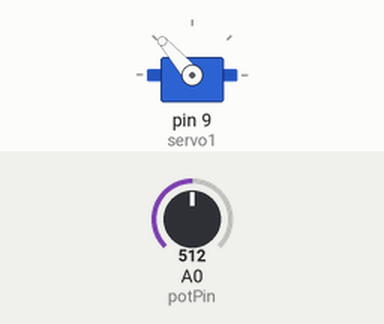
This sketch was run on a simulated Arduino Uno, built with avr-gcc and run on an emulated ATmega328P. Shown: servo. The inputs (shaded band) are chosen by the test bench; at power-on: A0 (potPin) = 512.

Above: at 1.2 s.
1.3 s: A0 (potPin) set to 716
At 2.4 s:
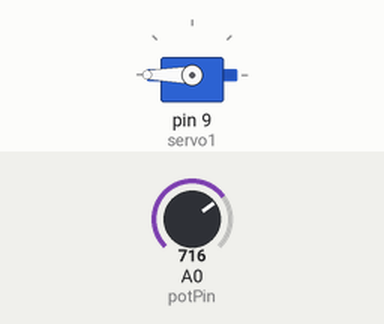
2.8 s: A0 (potPin) set to 306
At 3.9 s:
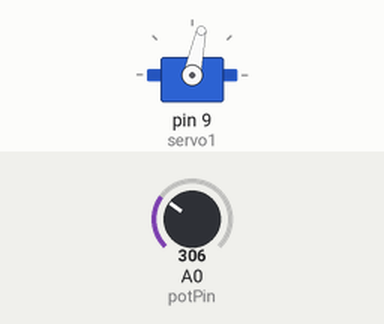
4.3 s: A0 (potPin) set to 122
At 5.5 s:
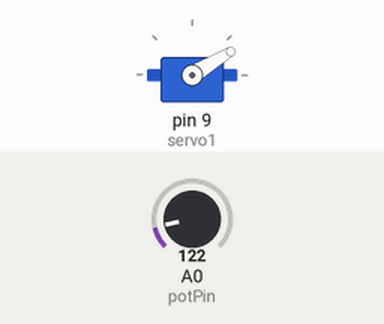
5.8 s: A0 (potPin) set to 0
At 7.0 s:
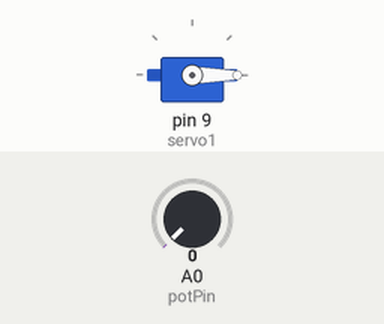
7.3 s: A0 (potPin) set to 511
At 8.5 s:
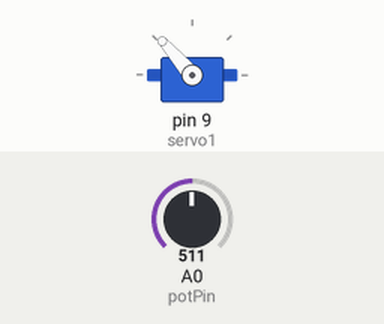
8.8 s: A0 (potPin) set to 900
At 10.3 s:
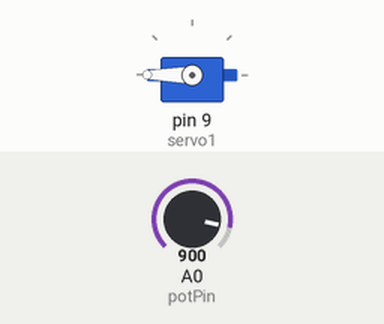
Timing chart, 0 to 11.3 s (numbered marks = the images above; inputs shaded):
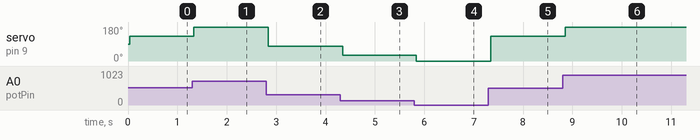

The sketch:

servo_engine.ino
```cpp
#include<Servo.h>

int servo1 = 9;

Servo servo;

int angulo = 0;
int potPin = A0;
int potValue = 0;

void setup() {
  // put your setup code here, to run once:
  servo.attach(servo1); // Le asignamos al servo el pin 9
}

void loop() {
  // put your main code here, to run repeatedly:
  /*for ( angulo = 0; angulo < 180; angulo++) {
    servo.write(angulo);
    delay(30);
  }

    for ( angulo = 180; angulo > 0; angulo--) {
    servo.write(angulo);
    delay(30);
  }*/

  potValue = analogRead(potPin);
  angulo = map(potValue,0,700,0,180);
  delay(30);
  servo.write(angulo);


}
```

Measured:
- after the input at 1.3 s, servo on pin 9 (servo1): 131° → 180° at once
- after the input at 2.8 s, servo on pin 9 (servo1): 180° → 78° at once
- after the input at 4.3 s, servo on pin 9 (servo1): 78° → 31° after 0.05 s
- after the input at 5.8 s, servo on pin 9 (servo1): 31° → 0° at once
- after the input at 7.3 s, servo on pin 9 (servo1): 0° → 131° after 0.05 s
- after the input at 8.8 s, servo on pin 9 (servo1): 131° → 180° after 0.06 s
